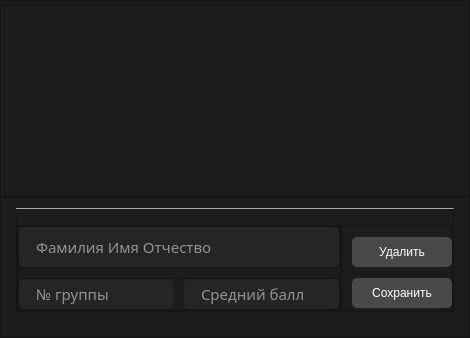
            <widget class="QWidget" name="page_22">
             <layout class="QVBoxLayout" name="verticalLayout_12">
              <property name="spacing">
               <number>0</number>
              </property>
              <property name="leftMargin">
               <number>0</number>
              </property>
              <property name="topMargin">
               <number>0</number>
              </property>
              <property name="rightMargin">
               <number>0</number>
              </property>
              <property name="bottomMargin">
               <number>0</number>
              </property>
              <item>
               <widget class="QFrame" name="frame_15">
                <property name="minimumSize">
                 <size>
                  <width>0</width>
                  <height>40</height>
                 </size>
                </property>
                <property name="styleSheet">
                 <string notr="true">color: white;
background-color: rgb(28, 28, 28)</string>
                </property>
                <property name="frameShape">
                 <enum>QFrame::StyledPanel</enum>
                </property>
                <property name="frameShadow">
                 <enum>QFrame::Raised</enum>
                </property>
                <layout class="QVBoxLayout" name="verticalLayout_20">
                 <property name="spacing">
                  <number>0</number>
                 </property>
                 <property name="leftMargin">
                  <number>3</number>
                 </property>
                 <property name="topMargin">
                  <number>3</number>
                 </property>
                 <property name="rightMargin">
                  <number>3</number>
                 </property>
                 <property name="bottomMargin">
                  <number>0</number>
                 </property>
                 <item>
                  <widget class="QTableWidget" name="tableWidget_2">
                   <property name="font">
                    <font>
                     <hintingpreference>PreferDefaultHinting</hintingpreference>
                    </font>
                   </property>
                   <property name="styleSheet">
                    <string notr="true"> QTableWidget {
    }
    QTableWidget QHeaderView::section {
    color: black;

	background-color: rgb(173, 142, 57);
    

padding-left: 5px;
padding-right: 5px;
    }
QTableWidget::item {
		color:black;
	    
	
	background-color: rgb(217, 217, 217);

    }</string>
                   </property>
                  </widget>
                 </item>
                </layout>
               </widget>
              </item>
              <item>
               <widget class="QFrame" name="frame_19">
                <property name="minimumSize">
                 <size>
                  <width>0</width>
                  <height>40</height>
                 </size>
                </property>
                <property name="styleSheet">
                 <string notr="true">color: white;
background-color: rgb(28, 28, 28)</string>
                </property>
                <property name="frameShape">
                 <enum>QFrame::StyledPanel</enum>
                </property>
                <property name="frameShadow">
                 <enum>QFrame::Raised</enum>
                </property>
                <layout class="QVBoxLayout" name="verticalLayout_22">
                 <property name="spacing">
                  <number>0</number>
                 </property>
                 <property name="leftMargin">
                  <number>15</number>
                 </property>
                 <property name="topMargin">
                  <number>10</number>
                 </property>
                 <property name="rightMargin">
                  <number>15</number>
                 </property>
                 <property name="bottomMargin">
                  <number>25</number>
                 </property>
                 <item>
                  <widget class="Line" name="line_4">
                   <property name="minimumSize">
                    <size>
                     <width>0</width>
                     <height>0</height>
                    </size>
                   </property>
                   <property name="maximumSize">
                    <size>
                     <width>16777215</width>
                     <height>1</height>
                    </size>
                   </property>
                   <property name="styleSheet">
                    <string notr="true">background-color: rgba(255, 255, 255, 100);</string>
                   </property>
                   <property name="orientation">
                    <enum>Qt::Horizontal</enum>
                   </property>
                  </widget>
                 </item>
                 <item>
                  <widget class="QFrame" name="frame_6">
                   <property name="styleSheet">
                    <string notr="true">background-color: rgb(28, 28, 28);</string>
                   </property>
                   <property name="frameShape">
                    <enum>QFrame::StyledPanel</enum>
                   </property>
                   <property name="frameShadow">
                    <enum>QFrame::Raised</enum>
                   </property>
                   <layout class="QHBoxLayout" name="horizontalLayout_11">
                    <property name="spacing">
                     <number>0</number>
                    </property>
                    <property name="leftMargin">
                     <number>0</number>
                    </property>
                    <property name="topMargin">
                     <number>15</number>
                    </property>
                    <property name="rightMargin">
                     <number>0</number>
                    </property>
                    <property name="bottomMargin">
                     <number>0</number>
                    </property>
                    <item>
                     <widget class="QFrame" name="frame_17">
                      <property name="font">
                       <font>
                        <family>Segoe UI Light</family>
                       </font>
                      </property>
                      <property name="styleSheet">
                       <string notr="true">background-color: rgb(28, 28, 28);</string>
                      </property>
                      <property name="frameShape">
                       <enum>QFrame::StyledPanel</enum>
                      </property>
                      <property name="frameShadow">
                       <enum>QFrame::Raised</enum>
                      </property>
                      <layout class="QVBoxLayout" name="verticalLayout_21">
                       <property name="spacing">
                        <number>10</number>
                       </property>
                       <property name="leftMargin">
                        <number>0</number>
                       </property>
                       <property name="topMargin">
                        <number>0</number>
                       </property>
                       <property name="rightMargin">
                        <number>0</number>
                       </property>
                       <property name="bottomMargin">
                        <number>0</number>
                       </property>
                       <item>
                        <widget class="QFrame" name="frame_22">
                         <property name="styleSheet">
                          <string notr="true">border-width: no;
</string>
                         </property>
                         <property name="frameShape">
                          <enum>QFrame::StyledPanel</enum>
                         </property>
                         <property name="frameShadow">
                          <enum>QFrame::Raised</enum>
                         </property>
                         <layout class="QHBoxLayout" name="horizontalLayout_7">
                          <property name="spacing">
                           <number>0</number>
                          </property>
                          <property name="leftMargin">
                           <number>0</number>
                          </property>
                          <property name="topMargin">
                           <number>0</number>
                          </property>
                          <property name="rightMargin">
                           <number>0</number>
                          </property>
                          <property name="bottomMargin">
                           <number>0</number>
                          </property>
                          <item>
                           <widget class="QLineEdit" name="lineFIO_22">
                            <property name="minimumSize">
                             <size>
                              <width>0</width>
                              <height>40</height>
                             </size>
                            </property>
                            <property name="font">
                             <font>
                              <family>Segoe UI Light</family>
                              <pointsize>11</pointsize>
                             </font>
                            </property>
                            <property name="styleSheet">
                             <string notr="true">QLineEdit {
background-color: rgb(37, 37, 37);
border-radius: 5px;
border-style: solid;
border-width: 0.5px;
padding-left: 15px;
color: rgb(255, 255, 255);
border: none;
}
QLineEdit:hover {
	background-color: rgb(55, 55, 55);
}
QLineEdit:Pressed {
	background-color: rgb(120, 120, 120);
}
</string>
                            </property>
                            <property name="placeholderText">
                             <string>Фамилия Имя Отчество</string>
                            </property>
                           </widget>
                          </item>
                         </layout>
                        </widget>
                       </item>
                       <item>
                        <widget class="QFrame" name="frame_16">
                         <property name="frameShape">
                          <enum>QFrame::StyledPanel</enum>
                         </property>
                         <property name="frameShadow">
                          <enum>QFrame::Raised</enum>
                         </property>
                         <layout class="QHBoxLayout" name="horizontalLayout_10">
                          <property name="spacing">
                           <number>10</number>
                          </property>
                          <property name="leftMargin">
                           <number>0</number>
                          </property>
                          <property name="topMargin">
                           <number>0</number>
                          </property>
                          <property name="rightMargin">
                           <number>0</number>
                          </property>
                          <property name="bottomMargin">
                           <number>0</number>
                          </property>
                          <item>
                           <widget class="QLineEdit" name="lineGroup_22">
                            <property name="minimumSize">
                             <size>
                              <width>0</width>
                              <height>30</height>
                             </size>
                            </property>
                            <property name="font">
                             <font>
                              <family>Segoe UI Light</family>
                              <pointsize>11</pointsize>
                             </font>
                            </property>
                            <property name="styleSheet">
                             <string notr="true">QLineEdit {
background-color: rgb(37, 37, 37);
border-radius: 5px;
border-style: solid;
border-width: 0.5px;
padding-left: 15px;
color: rgb(255, 255, 255);
border: none;
}
QLineEdit:hover {
	background-color: rgb(55, 55, 55);
}
QLineEdit:Pressed {
	background-color: rgb(120, 120, 120);
}
</string>
                            </property>
                            <property name="placeholderText">
                             <string>№ группы</string>
                            </property>
                           </widget>
                          </item>
                          <item>
                           <widget class="QLineEdit" name="lineGpa_22">
                            <property name="minimumSize">
                             <size>
                              <width>0</width>
                              <height>30</height>
                             </size>
                            </property>
                            <property name="font">
                             <font>
                              <family>Segoe UI Light</family>
                              <pointsize>11</pointsize>
                             </font>
                            </property>
                            <property name="styleSheet">
                             <string notr="true">QLineEdit {
background-color: rgb(37, 37, 37);
border-radius: 5px;
border-style: solid;
border-width: 0.5px;
padding-left: 15px;
color: rgb(255, 255, 255);
border: none;
}
QLineEdit:hover {
	background-color: rgb(55, 55, 55);
}
QLineEdit:Pressed {
	background-color: rgb(120, 120, 120);
}
</string>
                            </property>
                            <property name="placeholderText">
                             <string>Средний балл</string>
                            </property>
                           </widget>
                          </item>
                         </layout>
                        </widget>
                       </item>
                      </layout>
                     </widget>
                    </item>
                    <item>
                     <widget class="QFrame" name="frame_18">
                      <property name="frameShape">
                       <enum>QFrame::StyledPanel</enum>
                      </property>
                      <property name="frameShadow">
                       <enum>QFrame::Raised</enum>
                      </property>
                      <layout class="QVBoxLayout" name="verticalLayout_16">
                       <property name="spacing">
                        <number>10</number>
                       </property>
                       <property name="leftMargin">
                        <number>10</number>
                       </property>
                       <property name="topMargin">
                        <number>10</number>
                       </property>
                       <property name="rightMargin">
                        <number>0</number>
                       </property>
                       <property name="bottomMargin">
                        <number>0</number>
                       </property>
                       <item>
                        <widget class="QPushButton" name="btnDeleteFio_22">
                         <property name="minimumSize">
                          <size>
                           <width>100</width>
                           <height>30</height>
                          </size>
                         </property>
                         <property name="styleSheet">
                          <string notr="true">QPushButton {
color: white;
padding: 5px;
border-radius: 5px;
background-color: rgba(255,255,255, 50)
}

QPushButton:hover {
background-color: rgb(50, 50, 50);
background-color: rgba(255,255,255,100)
}

QPushButton:Pressed {
background-color: rgb(255,255,255)
}
</string>
                         </property>
                         <property name="text">
                          <string>Удалить</string>
                         </property>
                        </widget>
                       </item>
                       <item>
                        <widget class="QPushButton" name="btnSavePerson_22">
                         <property name="minimumSize">
                          <size>
                           <width>100</width>
                           <height>30</height>
                          </size>
                         </property>
                         <property name="styleSheet">
                          <string notr="true">QPushButton {
color: white;
padding: 5px;
border-radius: 5px;
background-color: rgba(255,255,255, 50)
}

QPushButton:hover {
background-color: rgb(50, 50, 50);
background-color: rgba(255,255,255,100)
}

QPushButton:Pressed {
background-color: rgb(255,255,255)
}
</string>
                         </property>
                         <property name="text">
                          <string>Сохранить</string>
                         </property>
                        </widget>
                       </item>
                      </layout>
                     </widget>
                    </item>
                   </layout>
                  </widget>
                 </item>
                </layout>
               </widget>
              </item>
             </layout>
            </widget>
